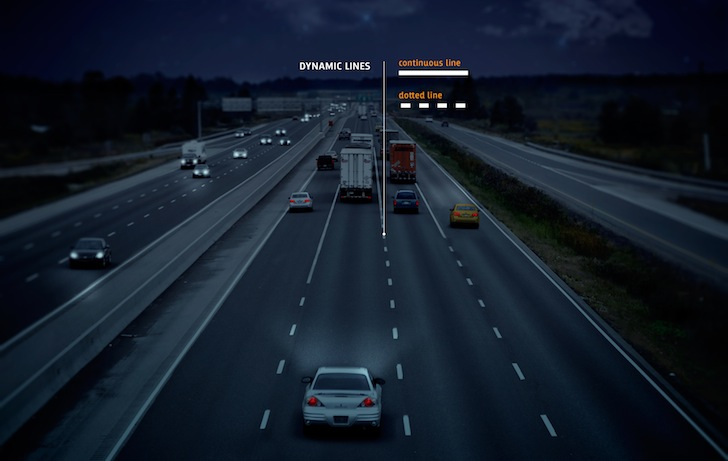
#> input picture src/prd_navigation/picamera/lines1.jpg, 728 x 461 px
$ python linesp.py
#> lines starting #> are read from the running program, lines starting #| are printed output that depends on the picture; after the words box and inside, x2 and y2 are one past the last pixel; in counts of white or black regions, pixels touching at a corner belong together
import cv2
import numpy as np

img = cv2.imread('lines1.jpg')
#> img is the input picture: shape (461, 728, 3); mean B, G, R 43, 29.5, 19.5
gray = cv2.cvtColor(img,cv2.COLOR_BGR2GRAY)
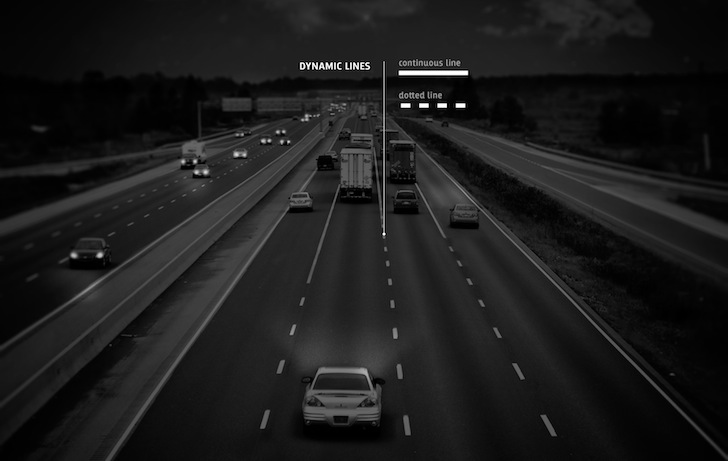
#> gray: shape (461, 728); min 0, max 255, mean 28
edges = cv2.Canny(gray,5,200,apertureSize = 3)
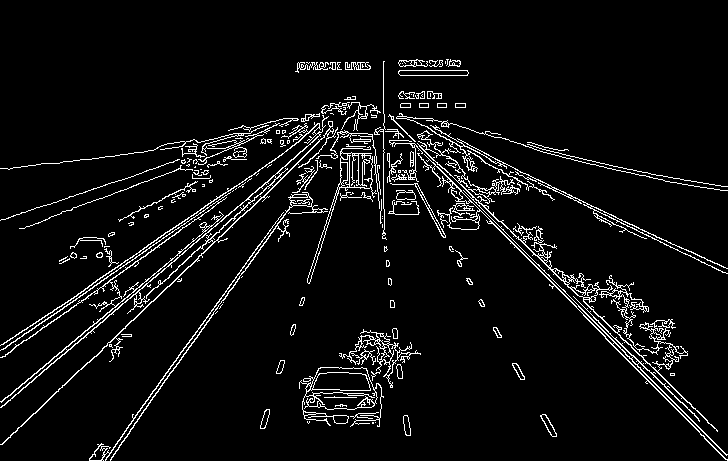
#> edges: shape (461, 728); 5.7% white in thin lines or dots, all inside (x1, y1, x2, y2) = (0, 59, 728, 461)
minLineLength = 0.000001
maxLineGap = 100
lines = cv2.HoughLinesP(edges,1,np.pi/180,100,minLineLength,maxLineGap)
#> lines = [[578, 306, 726, 454], [50, 317, 178, 227], [583, 315, 699, 431], [133, 418, 233, 281], [605, 338, 727, 460]]
for x1,y1,x2,y2 in lines[0]:
    cv2.line(img,(x1,y1),(x2,y2),(0,255,255),2)
#> this loop made 1 pass
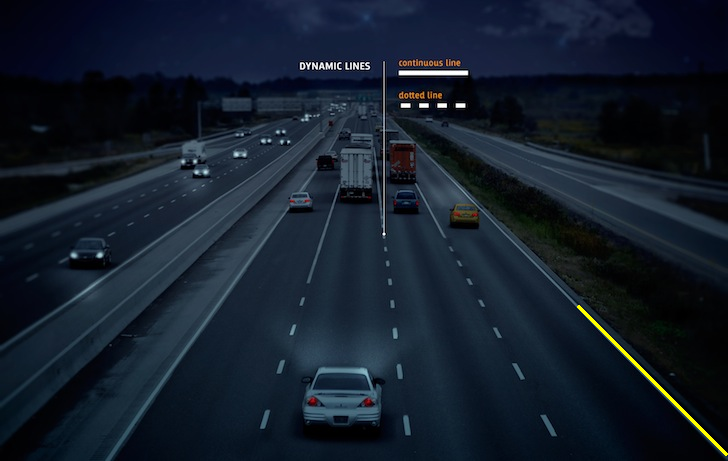
#> img: shape (461, 728, 3); 0.22% of pixels changed, all inside (x1, y1, x2, y2) = (577, 305, 728, 456)

cv2.imwrite('houghlines1.jpg',img)
